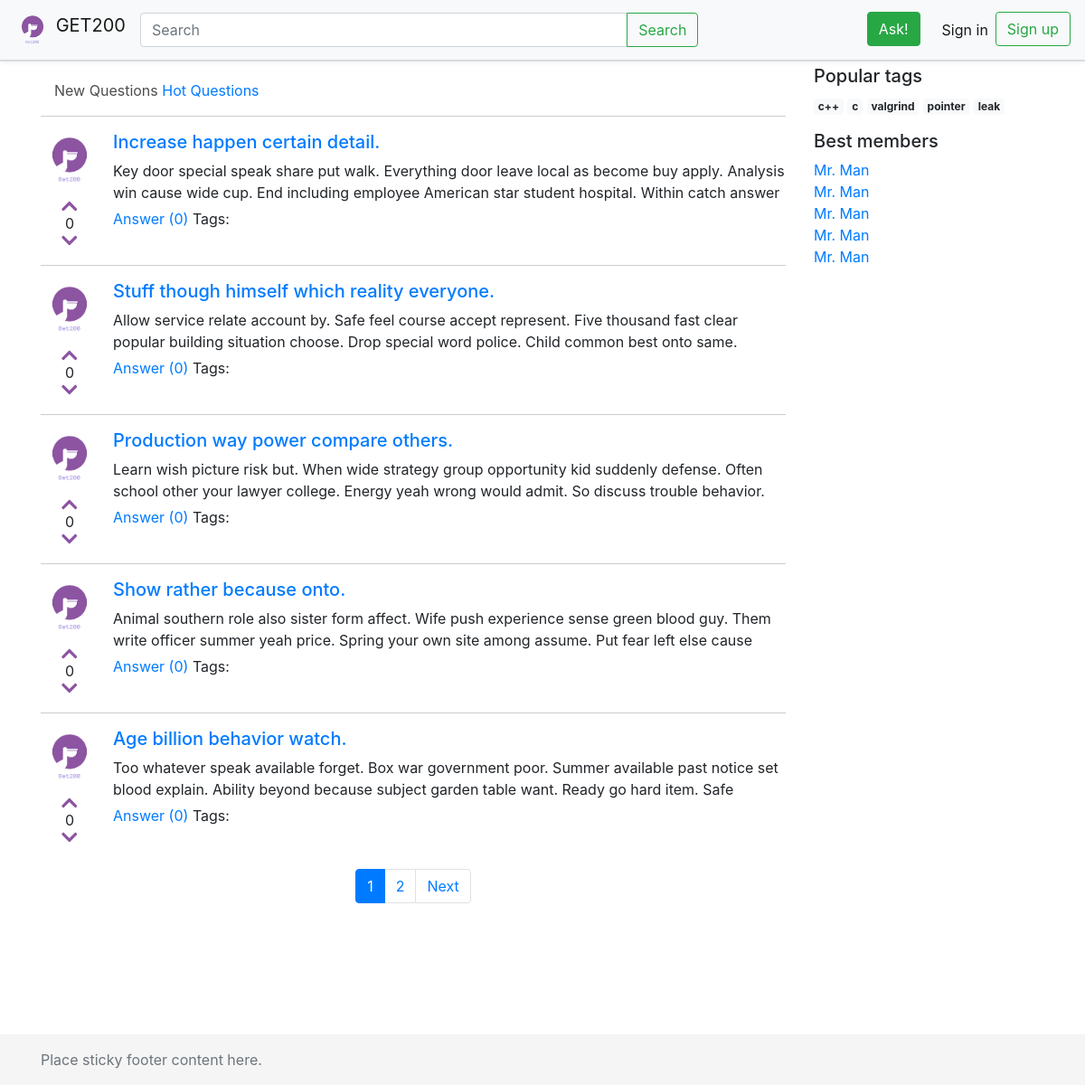
The page / on the database its author committed.
### asker/models.py (models this page shows, shortened)
class Question(models.Model):
    author = models.ForeignKey(
        to=Profile, on_delete=models.CASCADE
    )
    title = models.CharField(max_length=128)
    text = models.TextField()
    created_on = models.DateTimeField(auto_now_add=True)
    rating = models.IntegerField(default=0)
    tags = models.ManyToManyField(to='Tag', related_name='questions')
    votes = GenericRelation(Vote, related_query_name='questions')
    answer_count = models.DecimalField(default=0, max_digits=3, decimal_places=0)
    objects = QuestionManager()

class Profile(models.Model):
    user = models.OneToOneField(
        User,
        on_delete=models.CASCADE
    )
    nickname = models.CharField(max_length=20, null=True)
    avatar = models.ImageField(upload_to='avatars/%Y/%m/%d/', default='avatars/default-avatar.png')

### asker/views.py (the view)
# urls.py: path('',            views.index, name='index'),
def index(request, tag=None):
    tab = request.GET.get('tab') # TODO: study .get() and eliminate 1 level if if else
    if tag is not None:
        qs = Question.objects.by_tag(tag, tab)
    else:
        if tab is not None:
            if tab == 'new':
                qs = Question.objects.new()
            elif tab == 'hot':
                qs = Question.objects.hot()
            else:
                qs = Question.objects.new()
        else:
            qs = Question.objects.new()
    qs = qs.annotate(answer_count1=Count('answer'))
    page = paginate(qs, request)
    return render(request, 'question_list.html', {'questions': qs, 'page': page })

### asker/managers.py (called while the page is built)
    def new(self):
        return self.all().order_by('-created_on')

### asker/views.py (called while the page is built)
def paginate(objects_list, request):
    paginator = Paginator(objects_list, 5)
    page = request.GET.get('page')
    try:
        objects_page = paginator.page(page)
    except PageNotAnInteger:
        objects_page = paginator.page(1)
    except EmptyPage:
        objects_page = paginator.page(paginator.num_pages)
    return objects_page

### templates/question_list.html (shortened to what this page needs)
{%  extends "base.html" %}
{% load static %}
{%  block content %}
        <div class="col-sm-12 col-md-12 mb-3">
          <a href="?tab=new" class="tp-nav-item {%  if not request.GET.tab or request.GET.tab == "new" %} active {% endif %}">New Questions</a>
          <a href="?tab=hot" class="tp-nav-item {%  if request.GET.tab == "hot" %} active {% endif %}">Hot Questions</a>
        </div>
{% for question in page %}
    {% include 'inc/question.html' %}
{% endfor %}
{% include 'inc/pagination.html' %}
{%  endblock %}

### templates/base.html (shortened to what this page needs)
{%  load static %}
<!doctype html>
<html lang="en">
    <head>
        <link rel="stylesheet" href="https://stackpath.bootstrapcdn.com/bootstrap/4.3.1/css/bootstrap.min.css">
        <link rel="stylesheet" href="{% static 'css/base.css' %} "/>
    </head>
    <body  class="d-flex flex-column h-100">
        {% include "inc/navbar.html" %}
        <main role="main" class="flex-shrink-0 container">
            <div class="row">
                <div class="col-sm-12 col-md-9 pt-3 pb-3 pr-md-3">
                    {%  block content %} {% endblock %}
                </div>
                <div class="col-sm-12 col-md-3">
                    {% include 'right_bar.html' %}
                </div>
              </div>
        </main>
        <footer class="footer mt-auto py-3">
            {% include 'footer.html' %}
        </footer>
    </body>
</html>

### templates/inc/navbar.html (shortened to what this page needs)
{%  load static %}
<nav class="tp-top-bar navbar navbar-expand-md navbar-light bg-light fixed-top">
            <a class="navbar-brand" href="{%  url 'index' %}">
                <img src="{% static './img/logo_transparent.png' %}" width="40" height="40" class="d-inline-block align-top" alt="">
                GET200</a>
            <div class="collapse navbar-collapse" id="navbarCollapse">
                <form class="form-inline mr-auto input-group search-input-group">
                    <input type="text" class="form-control" placeholder="Search" aria-label="Search" aria-describedby="basic-addon2">
                    <div class="input-group-append">
                        <button class="btn btn-outline-success" type="submit">Search</button>
                      </div>
                </form>
                <ul class="navbar-nav  mt-2 mt-md-0">
                    <li class="nav-item">
                        <a class="btn btn-success mr-md-3" href="{%  url 'ask' %}">Ask!</a>
                    </li>
                    {%  if  user.is_authenticated %}
                        <li class="nav-item">
                            <img src={% include 'inc/avatar_img.html' with avatar=user.profile.avatar %}" width="48" height="48" alt="avatar" class="img-thumbnail float-left mx-auto d-block">
                        </li>
                        <div class="user-block">
                            <div class="nav-link">{{ user.username }}</div>
                            <div>
                                <ul class="navbar-nav  mt-2 mt-md-0">
                                    <li class="nav-item">
                                        <a class="nav-link" href="{% url 'profile' %}">profile</a>
                                    </li>
                                    <li class="nav-item">
                                        <a class="nav-link" href="{% url 'logout' %}">Log out</a>
                                    </li>
                                </ul>
                            </div>
                        </div>
                    {% else %}
                        <li class="nav-item active">
                            <a class="nav-link" href="{% url 'login' %}">Sign in <span class="sr-only">(current)</span></a>
                        </li>
                        <li class="nav-item active">
                            <a class="btn btn-outline-success" href="{% url 'signup' %}">Sign up</a>
                        </li>
                    {% endif %}
                </ul>
            </div>
        </nav>

### templates/inc/question.html (shortened to what this page needs)
{%  load static %}
<div class="media tp-question-block">
      <div>
          <img src="{% include 'inc/avatar_img.html' with avatar=question.author.avatar %}" width="64" height="64" class="mr-3 mb-2" alt="...">
      <div class="tp-voting d-flex flex-column justify-content-center">
        <button><i class="fas fa-chevron-up"></i></button>
          <div>{{ question.rating }}</div>
        <button><i class="fas fa-chevron-down"></i></button>
      </div>
      </div>
      <div class="media-body">
        <h5 class="mt-0"><a href="{% url 'question' qid=question.id %}">{{ question.title }}</a></h5>
          <div class="q-description short">
        {{ question.text }}
          </div>
          <div>
            <a href="{% url 'question' qid=question.id %}#answer" >Answer ({{ question.answer_count1 }})</a>
              <span>Tags:
              </span>
          </div>
      </div>
    </div>

### templates/inc/avatar_img.html
{% load static %}
{% if avatar %}
    {{ avatar.url }}
{% else %}
    {% static '/img/pinterest_profile_image.png' %}
{% endif %}

### templates/inc/pagination.html (shortened to what this page needs)
<nav aria-label="Page navigation example" class="mt-4">
  <ul class="pagination justify-content-center">
    {% for l in  page.paginator.page_range  %}
        {% if l <= page.number|add:5 and l >= page.number|add:-5 %}
            <li class="page-item {% if forloop.counter == page.number %} active{% endif %} "><a class="page-link" href="?page={{forloop.counter}}">{{forloop.counter}}</a></li>
        {% endif %}
    {% endfor %}
    {% if page.has_next %}
        <li class="page-item">
          <a class="page-link" href="?page={{ page.next_page_number }}">Next</a>
        </li>
    {% endif %}
  </ul>
</nav>

### templates/right_bar.html
<h5>Popular tags</h5>
    <div class="mb-3">
         <a href="#" class="badge badge-light">c++</a>
              <a href="#" class="badge badge-light">c</a>
              <a href="#" class="badge badge-light">valgrind</a>
              <a href="#" class="badge badge-light">pointer</a>
              <a href="#" class="badge badge-light">leak</a>
    </div>
  <h5>Best members</h5>
    <ul class="list-unstyled">
        <li><a href="#"> Mr. Man</a></li>
        <li><a href="#"> Mr. Man</a></li>
        <li><a href="#"> Mr. Man</a></li>
        <li><a href="#"> Mr. Man</a></li>
        <li><a href="#"> Mr. Man</a></li>
    </ul>

### templates/footer.html
<div class="container">
    <span class="text-muted">Place sticky footer content here.</span>
</div>

### static/css/base.css (style rules this page uses)
@media (min-width: 768px) { .search-input-group { width: 60%!important; } }
body { min-height: 75rem; padding-top: 4.5rem; }
.footer { background-color: #f5f5f5; }
.footer > .container { padding-right: 15px; padding-left: 15px; }
.tp-nav-item.active { color: rgba(0,0,0,.7); }
.tp-voting { text-align: center; margin-right: 1rem; }
.tp-voting button { background: transparent; border: transparent; font-weight: 900; font-size: 20px; color: #8c54a1; line-height: .5; }
.tp-voting div { line-height: 1; }
.tp-question-block { padding-top: 1rem; margin-bottom: 1rem; border-top: 1px solid #ccc; }
.tp-question-block .q-description { margin-bottom: .3rem; }
.tp-question-block .q-description.short { line-height: 1.5em; height: 3em; overflow: hidden; text-overflow: ellipsis; }
.tp-top-bar { box-shadow: 0 1px 0 rgba(12,13,14,0.1), 0 1px 6px rgba(59,64,69,0.1); border-bottom: 0.01px solid #d6d9dc; }

### rows shown on the page
Question: author.avatar (placeholder picture), rating "0", title "Increase happen certain detail.", text "Key door special speak share put walk. Everything door leave local as become buy apply. Analysis win cause wide cup. End including employee American star student hospital. Within catch answer…", answer_count1 "0"
Question: author.avatar (placeholder picture), rating "0", title "Stuff though himself which reality everyone.", text "Allow service relate account by. Safe feel course accept represent. Five thousand fast clear popular building situation choose. Drop special word police. Child common best onto same.…", answer_count1 "0"
Question: author.avatar (placeholder picture), rating "0", title "Production way power compare others.", text "Learn wish picture risk but. When wide strategy group opportunity kid suddenly defense. Often school other your lawyer college. Energy yeah wrong would admit. So discuss trouble behavior.…", answer_count1 "0"
Question: author.avatar (placeholder picture), rating "0", title "Show rather because onto.", text "Animal southern role also sister form affect. Wife push experience sense green blood guy. Them write officer summer yeah price. Spring your own site among assume. Put fear left else cause…", answer_count1 "0"
Question: author.avatar (placeholder picture), rating "0", title "Age billion behavior watch.", text "Too whatever speak available forget. Box war government poor. Summer available past notice set blood explain. Ability beyond because subject garden table want. Ready go hard item. Safe…", answer_count1 "0"
